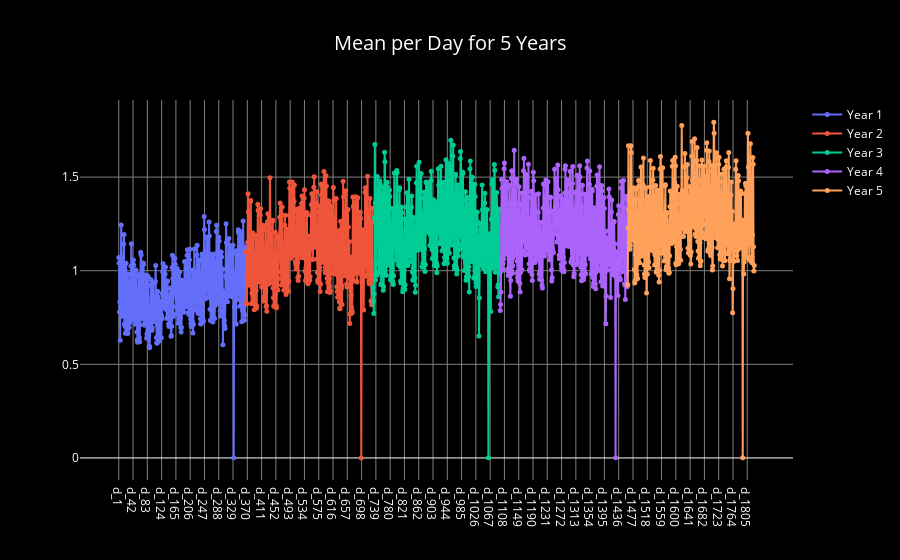

Notebook source saved alongside this figure:
### Code cell
years_to_plot = 5
days_per_year = 365

colors = px.colors.qualitative.Plotly[:years_to_plot]

fig = go.Figure()

for i in range(years_to_plot):
    start = i * days_per_year
    end = start + days_per_year
    
    means = day.iloc[:, start:end].mean()
    
    fig.add_trace(go.Scatter(
        x=means.index,
        y=means.values,
        mode='lines+markers',
        name=f'Year {i+1}',
        line=dict(color=colors[i], width=2),
        marker=dict(size=5),
    ))


fig.update_layout(
    plot_bgcolor='black',
    paper_bgcolor='black',
    xaxis=dict(showgrid=True, gridcolor='gray', color='white'),
    yaxis=dict(showgrid=True, gridcolor='gray', color='white'),
    legend=dict(font=dict(color='white')),
    title=dict(text='Mean per Day for 5 Years', font=dict(color='white', size=20))
)

fig.show()

### Figure 1 — Plotly figure (JSON) as saved in the notebook; plotly's stock layout.template omitted (floating-point values rounded to 4 significant figures; data arrays with more than 128 entries replaced by an {"elided": "..."} marker saying what was removed)
{"data": [{"line": {"color": "#636EFA", "width": 2}, "marker": {"size": 5}, "mode": "lines+markers", "name": "Year 1", "type": "scatter", "x": {"elided": "365 str values"}, "y": {"elided": "365 float values"}}, {"line": {"color": "#EF553B", "width": 2}, "marker": {"size": 5}, "mode": "lines+markers", "name": "Year 2", "type": "scatter", "x": {"elided": "365 str values"}, "y": {"elided": "365 float values"}}, {"line": {"color": "#00CC96", "width": 2}, "marker": {"size": 5}, "mode": "lines+markers", "name": "Year 3", "type": "scatter", "x": {"elided": "365 str values"}, "y": {"elided": "365 float values"}}, {"line": {"color": "#AB63FA", "width": 2}, "marker": {"size": 5}, "mode": "lines+markers", "name": "Year 4", "type": "scatter", "x": {"elided": "365 str values"}, "y": {"elided": "365 float values"}}, {"line": {"color": "#FFA15A", "width": 2}, "marker": {"size": 5}, "mode": "lines+markers", "name": "Year 5", "type": "scatter", "x": {"elided": "365 str values"}, "y": {"elided": "365 float values"}}], "layout": {"legend": {"font": {"color": "white"}}, "paper_bgcolor": "black", "plot_bgcolor": "black", "title": {"font": {"color": "white", "size": 20}, "text": "Mean per Day for 5 Years"}, "xaxis": {"color": "white", "gridcolor": "gray", "showgrid": true}, "yaxis": {"color": "white", "gridcolor": "gray", "showgrid": true}}}
